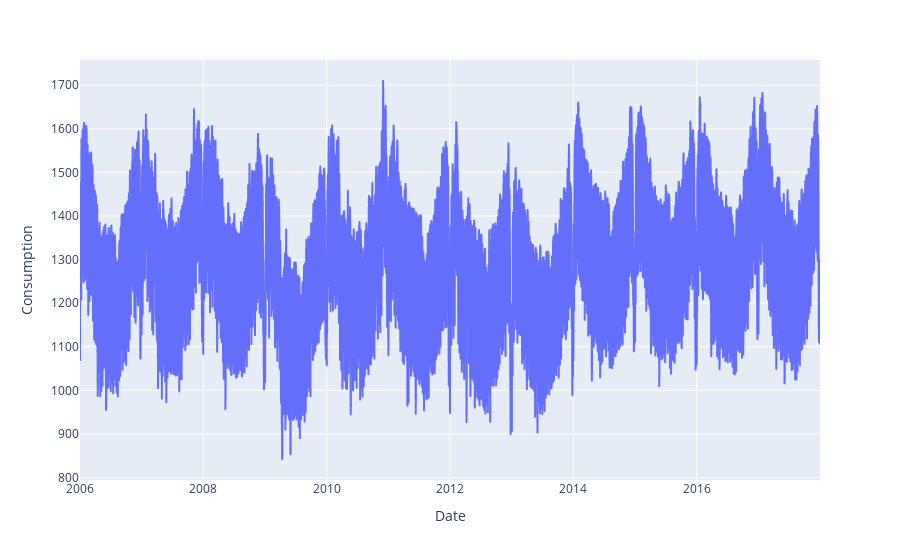

This figure's notebook cell:
### Code cell
import plotly.express as px
fig = px.line(df_power, x=df_power.index, y=df_power['Consumption'])
fig.show()

### Figure 1 — Plotly figure (JSON) as saved in the notebook; plotly's stock layout.template omitted (floating-point values rounded to 4 significant figures; data arrays with more than 128 entries replaced by an {"elided": "..."} marker saying what was removed)
{"data": [{"hovertemplate": "Date=%{x}<br>Consumption=%{y}<extra></extra>", "legendgroup": "", "line": {"color": "#636efa", "dash": "solid"}, "marker": {"symbol": "circle"}, "mode": "lines", "name": "", "showlegend": false, "type": "scattergl", "x": {"elided": "4383 str values"}, "xaxis": "x", "y": {"elided": "4383 float values"}, "yaxis": "y"}], "layout": {"legend": {"tracegroupgap": 0}, "margin": {"t": 60}, "xaxis": {"anchor": "y", "domain": [0, 1], "title": {"text": "Date"}}, "yaxis": {"anchor": "x", "domain": [0, 1], "title": {"text": "Consumption"}}}}
